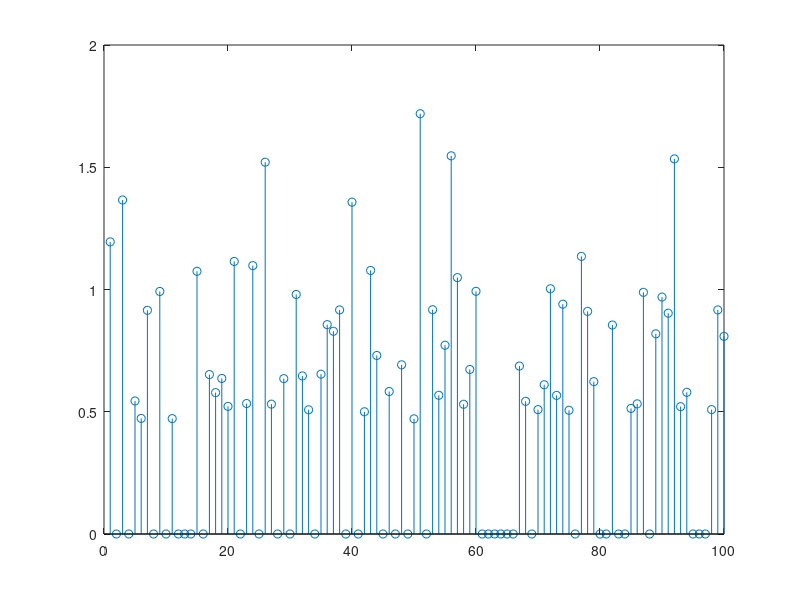
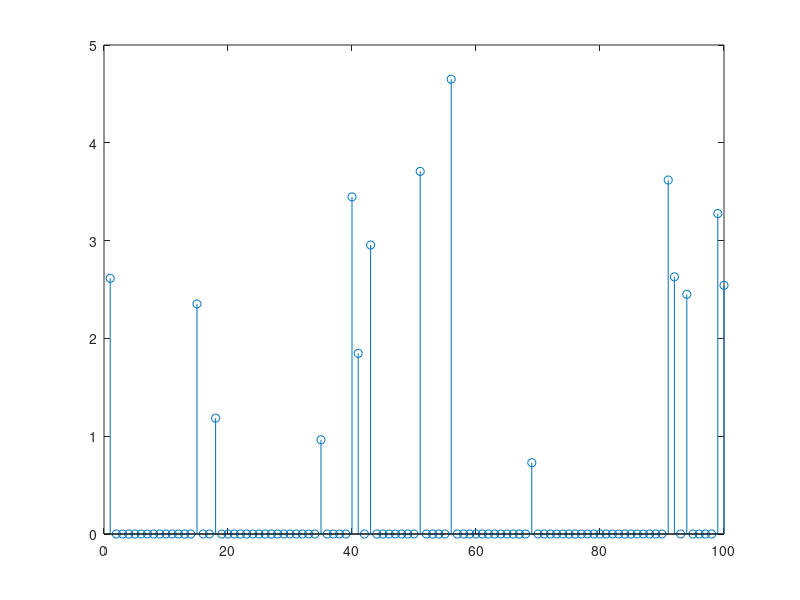

The MATLAB source for these figures, in order: (Note: this script raises an error after producing the figures.)
%%function [ output_args ] = func_Broadband_Few_Bit_UPA_CVTOSHT( input_args )
%FUNC_BROADBAND_FEW_BIT_UPA_CVTOSHT Summary of this function goes here
%   Detailed explanation goes here

M = 60;
N = 100;
K = 15;
wvar = 0.05;

A = randn(M,N)/sqrt(N);

% draw signal realization
support = randperm(N,K);
x = zeros(N,1);

x(support) = (randn(K,2)*[1;1j])/sqrt(2);

% normalize signal
if 1
    xvar0 = N/K; % desired variance of non-zero coefficients
    x = sqrt(xvar0)*x; % make squared-norm ~= N
else
    x = x/norm(x)*sqrt(N); % make squared-norm == N
end

w = randn(M,2)*[1;1j]/sqrt(2);

w = sqrt(wvar)*w; % make variance = wvar;

% compute pre-quantization outputs
z = A*x; % noiseless unquantized transform outputs
y = z+w; % received, pre-quantized signal

stepsize_vector = [1.5956 0.9957 0.586 0.3352 0.1881 0.1041 0.0569 0.0308];
beta_vector = [0.3634 0.1188 0.03744 0.01154];

bit = 1;

if bit == +inf
    r = y;
else
    if bit == 1;
        stepsize = rms([real(y); imag(y)])* stepsize_vector(bit);
        %     stepsize = max(abs([real(y); imag(y)])) * 1.01;  % if ADC has only one bit, set the stepsize correctly
    else
        stepsize = rms([real(y); imag(y)])* stepsize_vector(bit);
    end;
    
    r = sign(real(y)) .* ( min( ceil( abs(real(y)) /stepsize) , 2^bit-1 ) - 1/2 ) * stepsize  + ...
        1j* sign(imag(y)) .* ( min( ceil( abs(imag(y)) /stepsize) , 2^bit-1 ) - 1/2 ) * stepsize;
    
end;


% Yaniv cross-validation
Kxval_folds = 3;
Kxval_grid_length = 10;
Kxval_grid = NaN;

% create tuning grid if not supplied by user
if isnan(Kxval_grid)
    if 0 % linearly spaced
        Kxval_grid_min = ceil(N/Kxval_grid_length);
        Kxval_grid_max = N;
        Kgrid_xval = unique(round(linspace(Kxval_grid_min,...
            Kxval_grid_max,Kxval_grid_length)));
    else % logarithmically spaced
        Kxval_grid_min = 2;
        Kxval_grid_max = N;
        Kgrid_xval = unique(round(logspace(log10(Kxval_grid_min),...
            log10(Kxval_grid_max),Kxval_grid_length)));
    end
end
Kxval_grid_length = length(Kgrid_xval);

% cross-validation tuning of K
tstart = tic;
if Kxval_grid_length>1
    
    err = nan(Kxval_folds,Kxval_grid_length); % test error counts
    m = randperm(M); % randomly ordered output indices
    for f=1:Kxval_folds,
        % set test/train indices
        i_min = 1+round(M*(f-1)/Kxval_folds);
        i_max = round(M*f/Kxval_folds);
        m_test = m(i_min:i_max); % testing indices
        m_train = m([1:i_min-1,i_max+1:M]); % training indices
        
        % evaluate performance over grid
        xhat = (A(m_train,:).'*r(m_train)); % non-sparse training estimate
        [~,indx] = sort(abs(xhat),'descend');
        for k=1:Kxval_grid_length
            % estimate for Khat sparsity hypothesis
            Khat = Kgrid_xval(k);
            xhatY = zeros(N,1);
            xhatY(indx(1:Khat)) = xhat(indx(1:Khat)); % sparse training estimate
            
            % evaluate performance on test indices
            y_test = A(m_test,:)*xhatY;
            
            r_test = sign(real(y_test)) .* ( min( ceil( abs(real(y_test)) /stepsize) , 2^bit-1 ) - 1/2 ) * stepsize  + ...
                1j* sign(imag(y_test)) .* ( min( ceil( abs(imag(y_test)) /stepsize) , 2^bit-1 ) - 1/2 ) * stepsize;
            err(f,k) = norm(r_test - r(m_test)).^2;
        end
    end
    
    % best sparsity estimate
    [~,kxval] = min(sum(err,1));
    Kxval = Kgrid_xval(kxval);
    
else % bypass cross-validation and use single value in grid
    
    Kxval = Kgrid_xval;
    
end

% final estimation
xhat = (A.'*r); % non-sparse estimate
[~,indx] = sort(abs(xhat),'descend');
xhatY = zeros(N,1);
xhatY(indx(1:Kxval)) = xhat(indx(1:Kxval)); % sparse estimate

figure, stem(abs(xhatY))
figure, stem(abs(x))

% scale based on power estimate
xhatY = xhatY*(sqrt(N*Ez2hat)/norm(xhatY));
runtimeY = toc(tstart);

% evaluate output
if knowTrue
    nmse_xY = (norm(xhatY-xTrue)/norm(xTrue))^2;
    nmse_xY_scaled = norm(xhatY/norm(xhatY)-xTrue/norm(xTrue))^2;
end
sparsityFinY = Kxval/N;


% end

